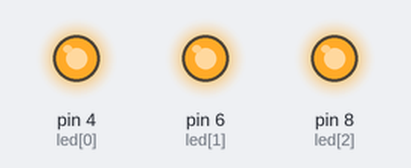
Bench run of a sketch on a simulated Arduino Uno, built with avr-gcc and run on an emulated ATmega328P. Shown: output pins drawn as LEDs (lit = HIGH).

Above: at 0.5 s.
At 3.5 s:
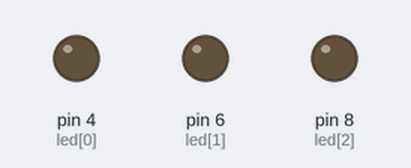
Timing chart, 0 to 4.6 s (numbered marks = the images above):
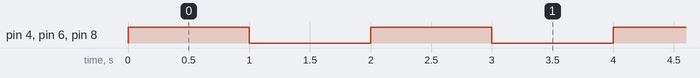

Measured:
- by itself, pin 4 (led[0]), pin 6 (led[1]), pin 8 (led[2]): alternates HIGH for 1.0 s and LOW for 1.0 s

The sketch:

led_base.ino
```cpp
int led[] = {4, 6, 8};
int size = sizeof(led) / sizeof(int);

void setup()
{

  for(int i=0; i<size; i++)
    pinMode(led[i], OUTPUT);

}

void loop()
{
   for(int i=0; i<size; i++)
    digitalWrite(led[i],HIGH);

  delay(1000);

 for(int i=0; i<size; i++)
    digitalWrite(led[i],LOW);

  delay(1000);
}
```
